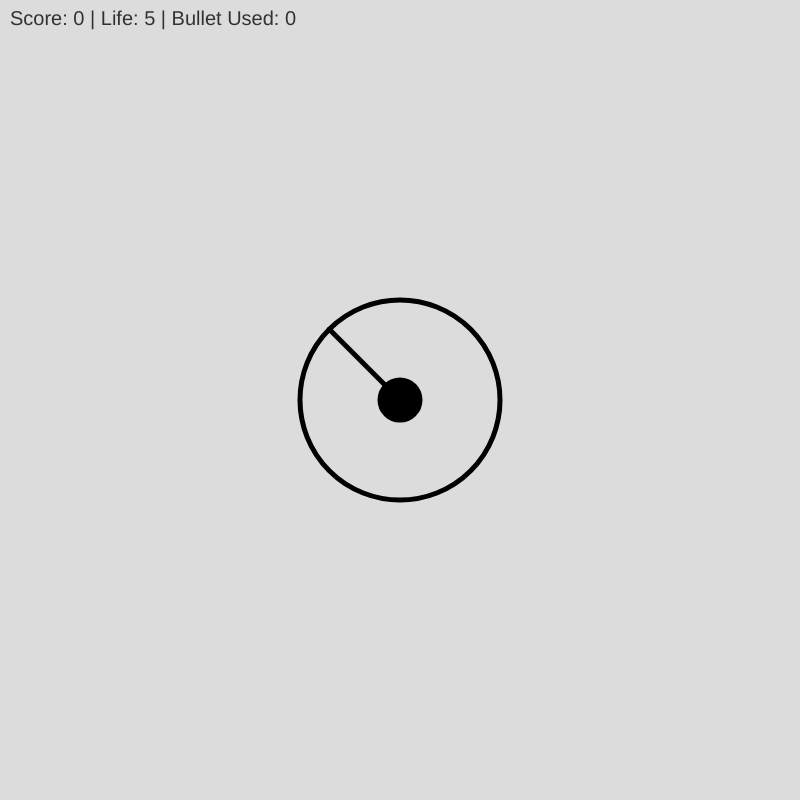
Frame 1 (no input)
Frame 60 (no input): identical to frame 1, image omitted
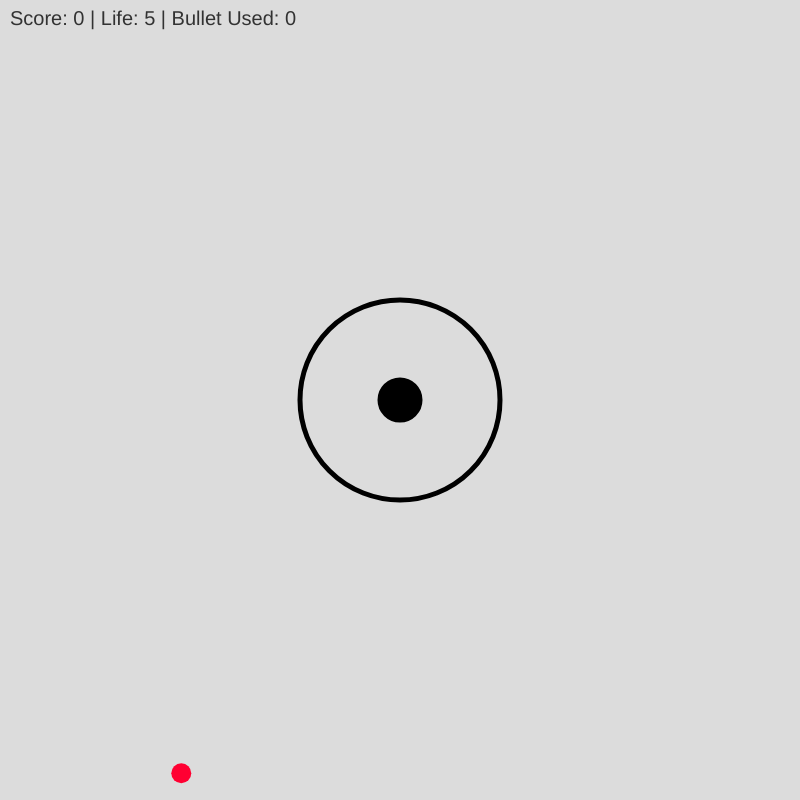
Frame 120 (the mouse pressed at the canvas centre since frame 60)

The p5.js sketch that drew these frames (run headless with seeded random() and noise() and a simulated clock; from frame 60 on, the mouse is pressed at the canvas centre):

// p5.js sketch
// ── sketch.js
const canvasWidth = 800;
const canvasHeight = 800;

function setup() {
  createCanvas(canvasWidth, canvasHeight);
  noCursor();
}

const gunX = canvasWidth / 2;
const gunY = canvasHeight / 2;
const gunDia = 40;
const bulletSpeed = 4;

class Bullet {
  constructor(angle, x, y) {
    this.angle = angle;
    this.x = x;
    this.y = y;
    this.active = true;
  }

  update() {
    this.x = this.x + bulletSpeed * cos(this.angle);
    this.y = this.y + bulletSpeed * sin(this.angle);

    if (
      this.x > canvasWidth ||
      this.x < 0 ||
      this.y > canvasHeight ||
      this.y < 0
    ) {
      this.active = false;
    }
  }

  draw() {
    fill(0);
    circle(this.x, this.y, 5);
  }
}

let enemies = [];
const enemySpeed = 1;
const enemySpawnInterval = 90;
const enemyDia = 20;

class Enemy {
  constructor(x, y) {
    this.x = x;
    this.y = y;
    this.angle = atan2(gunY - this.y, gunX - this.x);
    this.active = true;
  }

  update() {
    this.x += enemySpeed * cos(this.angle);
    this.y += enemySpeed * sin(this.angle);

    if (
      this.x > canvasWidth ||
      this.x < 0 ||
      this.y > canvasHeight ||
      this.y < 0
    ) {
      this.active = false;
    }
  }

  draw() {
    fill(255, 0, 50);
    circle(this.x, this.y, enemyDia);
  }
}

let bullets = [];
const gunOuterRaddi = 100;

let score = 0;
let life = 5;
let bulletUsed = 0;

function draw() {
  background(220);

  drawGun();

  loopBullets();

  generateEnemy()

  loopEnemies();

  checkShotCollision();

  if(life === 0){
    alert(`New Score: ${score}`)
    life = 5;
    score = 0;
    bulletUsed = 0;
    bullets = []
    enemies = []
  }

  showScore()
}

function drawGun() {
  const angle = atan2(mouseY - gunY, mouseX - gunX);
  strokeWeight(5);
  if (dist(gunX, gunY, mouseX, mouseY) > gunOuterRaddi) {
    line(
      gunX,
      gunY,
      gunX + gunOuterRaddi * cos(angle),
      gunY + gunOuterRaddi * sin(angle)
    );
  } else {
    line(gunX, gunY, mouseX, mouseY);
  }

  fill(0);
  circle(gunX, gunY, gunDia);
  noFill();
  circle(gunX, gunY, gunOuterRaddi * 2);
  strokeWeight(0);
}

function loopBullets() {
  for (let i = bullets.length - 1; i >= 0; i--) {
    const bullet = bullets[i];
    bullet.update();
    bullet.draw();

    if (!bullet.active) {
      bullets.splice(i, 1);
    }
  }
}

function generateEnemy() {
  if (frameCount % enemySpawnInterval === 0) {
    spawnEnemy();
  }
}

function loopEnemies() {
  for (let i = enemies.length - 1; i >= 0; i--) {
    const enemy = enemies[i];
    enemy.update();
    enemy.draw();

    if (!enemy.active) {
      enemies.splice(i, 1);
    }

    if (dist(enemy.x, enemy.y, gunX, gunY) < (gunDia + enemyDia) / 2) {
      life--;
      enemies.splice(i, 1);
    }
  }
}

function keyPressed() {
  if (key === " " || key === "s") {
    const angle = atan2(mouseY - gunY, mouseX - gunX);
    bullets.push(new Bullet(angle, gunX, gunY));
    bulletUsed++;
  }
}

function spawnEnemy() {
  const edge = floor(random(4));

  let x, y;

  switch (edge) {
    case 0:
      x = random(canvasWidth);
      y = 0;
      break;
    case 1:
      x = canvasWidth;
      y = random(canvasHeight);
      break;
    case 2:
      x = random(canvasWidth);
      y = canvasHeight;
      break;
    case 3:
      x = 0;
      y = random(canvasHeight);
      break;
  }

  enemies.push(new Enemy(x, y));
}

function checkShotCollision() {
  for (let i = bullets.length - 1; i >= 0; i--) {
    for (let j = enemies.length - 1; j >= 0; j--) {
      const bullet = bullets[i];
      const enemy = enemies[j];

      if (dist(bullet.x, bullet.y, enemy.x, enemy.y) < 15) {
        bullets.splice(i, 1);
        enemies.splice(j, 1);
        score++;
        break;
      }
    }
  }
}

function showScore() {
  fill(50);
  textSize(20);
  text(`Score: ${score} | Life: ${life} | Bullet Used: ${bulletUsed}`, 10, 25);
}
